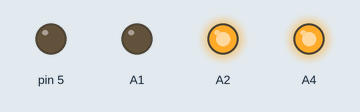
A sketch run on a simulated Arduino Uno, built with avr-gcc and run on an emulated ATmega328P. Shown: output pins drawn as LEDs (lit = HIGH). Pins used as bus, display or sensor lines are not drawn.

Above: at 0.3 s.
At 1.37 s:
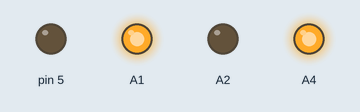
At 4.42 s:
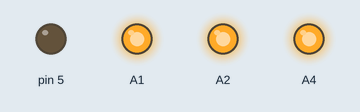
At 6.0 s:
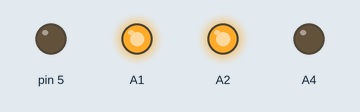
Timing chart, 0 to 8.1 s (numbered marks = the images above):
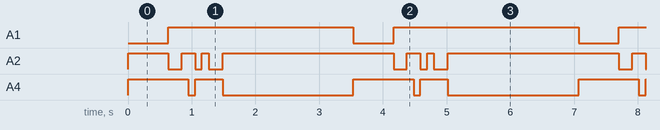

The sketch:

truo.ino
```cpp
 //spirollz by gach sofai

void setup() {
   pinMode(2, OUTPUT);
   pinMode(4, OUTPUT);
   pinMode(5, OUTPUT);
   pinMode(6, OUTPUT);
   pinMode(7, OUTPUT);
   pinMode(10, OUTPUT);
   pinMode(A5, OUTPUT);
    pinMode(A0, OUTPUT);
    pinMode(11, OUTPUT);

    pinMode(A4, OUTPUT);
    pinMode(A2, OUTPUT);
    pinMode(A1, OUTPUT);

}
void loop() {

 digitalWrite(2, HIGH);
  delay(1);
 digitalWrite(2, LOW);
  delay(1);
 digitalWrite(A4, HIGH);
  delay(1);
 digitalWrite(A2, HIGH);
  delay(1);
 digitalWrite(A1, LOW);
  delay(1);
  delay(100);
 digitalWrite(6, HIGH);
  delay(1);
 digitalWrite(6, LOW);
  delay(1);
 digitalWrite(A4, HIGH);
  delay(1);
 digitalWrite(A2, HIGH);
  delay(1);
 digitalWrite(A1, LOW);
  delay(1);
    delay(100);
 digitalWrite(10, HIGH);
  delay(1);
 digitalWrite(10, LOW);
  delay(1);
 digitalWrite(A4, HIGH);
  delay(1);
 digitalWrite(A2, HIGH);
  delay(1);
 digitalWrite(A1, LOW);
  delay(1);
   delay(100);

 digitalWrite(7, HIGH);
  delay(1);
 digitalWrite(7, LOW);
  delay(1);
 digitalWrite(A4, HIGH);
  delay(1);
 digitalWrite(A2, HIGH);
  delay(1);
 digitalWrite(A1, LOW);
  delay(1);
  delay(100);
 digitalWrite(11, HIGH);
  delay(1);
 digitalWrite(11, LOW);
  delay(1);
 digitalWrite(A4, HIGH);
  delay(1);
 digitalWrite(A2, HIGH);
  delay(1);
 digitalWrite(A1, LOW);
  delay(1);
  delay(100);
 digitalWrite(A0, HIGH);
  delay(1);
 digitalWrite(A0, LOW);
  delay(1);
 digitalWrite(A4, HIGH);
  delay(1);
 digitalWrite(A2, HIGH);
  delay(1);
 digitalWrite(A1, LOW);
  delay(1);
  delay(100);

 digitalWrite(A5, HIGH);
  delay(1);
 digitalWrite(A5, LOW);
  delay(1);
 digitalWrite(A4, HIGH);
  delay(1);
 digitalWrite(A2, LOW);
  delay(1);
 digitalWrite(A1, HIGH);
  delay(1);
    delay(100);
 digitalWrite(4, HIGH);
  delay(1);
 digitalWrite(4, LOW);
  delay(1);
 digitalWrite(A4, HIGH);
  delay(1);
 digitalWrite(A2, LOW);
  delay(1);
 digitalWrite(A1, HIGH);
  delay(1);
  delay(100);
 digitalWrite(2, HIGH);
  delay(1);
 digitalWrite(2, LOW);
  delay(1);
 digitalWrite(A4, HIGH);
  delay(1);
 digitalWrite(A2, HIGH);
  delay(1);
  delay(100);
 digitalWrite(A1, LOW);
  delay(1);
  digitalWrite(6, HIGH);
  delay(1);
 digitalWrite(6, LOW);
  delay(1);
 digitalWrite(A4, LOW);
  delay(1);
 digitalWrite(A2, HIGH);
  delay(1);
 digitalWrite(A1, HIGH);
  delay(1);
    delay(100);
 digitalWrite(10, HIGH);
  delay(1);
 digitalWrite(10, LOW);
  delay(1);
 digitalWrite(A4, HIGH);
  delay(1);
 digitalWrite(A2, LOW);
  delay(1);
 digitalWrite(A1, HIGH);
  delay(1);
  delay(100);
 digitalWrite(7, HIGH);
  delay(1);
 digitalWrite(7, LOW);
  delay(1);
 digitalWrite(A4, HIGH);
  delay(1);
 digitalWrite(A2, HIGH);
  delay(1);
  delay(100);
 digitalWrite(A1, LOW);
  delay(1);
 digitalWrite(11, HIGH);
  delay(1);
 digitalWrite(11, LOW);
  delay(1);
 digitalWrite(A4, HIGH);
  delay(1);
 digitalWrite(A2, LOW);
  delay(1);
 digitalWrite(A1, HIGH);
  delay(1);
    delay(100);
 digitalWrite(A0, HIGH);
  delay(1);
 digitalWrite(A0, LOW);
  delay(1);
 digitalWrite(A4, HIGH);
  delay(5);
 digitalWrite(A2, LOW);
  delay(5);
 digitalWrite(A1, HIGH);
  delay(5);
  delay(100);
 digitalWrite(A5, HIGH);
  delay(1);
 digitalWrite(A5, LOW);
  delay(1);
 digitalWrite(A4, LOW);
  delay(1);
 digitalWrite(A2, HIGH);
  delay(1);
  delay(100);
 digitalWrite(A1, HIGH);
  delay(1);

   digitalWrite(4, HIGH);
  delay(1);
 digitalWrite(4, LOW);
  delay(1);
 digitalWrite(A4, LOW);
  delay(1);
 digitalWrite(A2, HIGH);
  delay(1);
 digitalWrite(A1, HIGH);
  delay(1);
    delay(100);
 digitalWrite(2, HIGH);
  delay(1);
 digitalWrite(2, LOW);
  delay(1);
 digitalWrite(A4, LOW);
  delay(1);
 digitalWrite(A2, HIGH);
  delay(1);
 digitalWrite(A1, HIGH);
  delay(1);
  delay(100);
 digitalWrite(6, HIGH);
  delay(1);
 digitalWrite(6, LOW);
  delay(1);
 digitalWrite(A4, LOW);
  delay(1);
 digitalWrite(A2, HIGH);
  delay(1);
  delay(100);
 digitalWrite(A1, HIGH);
  delay(1);

   digitalWrite(10, HIGH);
  delay(1);
 digitalWrite(10, LOW);
  delay(1);
 digitalWrite(A4, LOW);
  delay(1);
 digitalWrite(A2, HIGH);
  delay(1);
 digitalWrite(A1, HIGH);
  delay(1);
    delay(100);
 digitalWrite(7, HIGH);
  delay(1);
 digitalWrite(7, LOW);
  delay(1);
 digitalWrite(A4, LOW);
  delay(1);
 digitalWrite(A2, HIGH);
  delay(1);
 digitalWrite(A1, HIGH);
  delay(1);
  delay(100);
 digitalWrite(11, HIGH);
  delay(1);
 digitalWrite(11, LOW);
  delay(1);
 digitalWrite(A4, LOW);
  delay(1);
 digitalWrite(A2, HIGH);
  delay(1);
  delay(100);
 digitalWrite(A1, HIGH);
  delay(1);

   digitalWrite(A0, HIGH);
  delay(1);
 digitalWrite(A0, LOW);
  delay(1);
 digitalWrite(A4, LOW);
  delay(1);
 digitalWrite(A2, HIGH);
  delay(1);
 digitalWrite(A1, HIGH);
  delay(1);
    delay(100);
 digitalWrite(A5, HIGH);
  delay(1);
 digitalWrite(A5, LOW);
  delay(1);
 digitalWrite(A4, LOW);
  delay(1);
 digitalWrite(A2, HIGH);
  delay(1);
 digitalWrite(A1, HIGH);
  delay(1);
  delay(100);
 digitalWrite(4, HIGH);
  delay(1);
 digitalWrite(4, LOW);
  delay(1);
 digitalWrite(A4, LOW);
  delay(1);
 digitalWrite(A2, HIGH);
  delay(1);
  delay(100);
 digitalWrite(A1, HIGH);
  delay(1);
delay(1000);             //1
}
```

Measured:
- by itself, A1: alternates HIGH for 2.9 s and LOW for 0.63 s
- by itself, A2: repeats every 3.5 s: LOW 0.21 s, HIGH 0.21 s, LOW 0.11 s, HIGH 0.11 s, LOW 0.22 s, HIGH 2.7 s
- by itself, A4: repeats every 3.5 s: LOW 0.11 s, HIGH 0.43 s, LOW 2.1 s, HIGH 0.95 s
